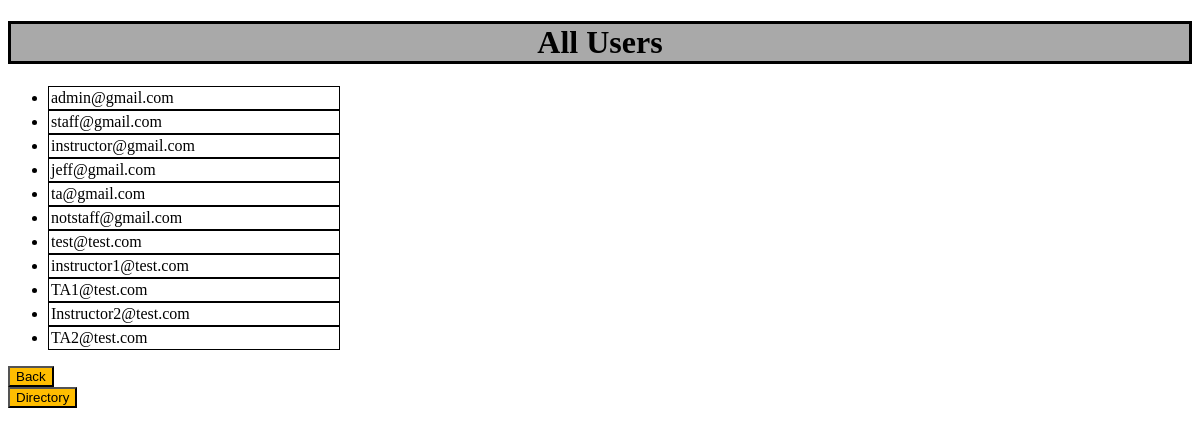
Screenshot of /user_list/ with the database file from the repository.
### TASchedulerWebApp/models.py (models this page shows, shortened)
class User(AbstractBaseUser, PermissionsMixin):
    email = models.EmailField(unique=True)
    first_name = models.CharField(max_length=30, blank=True)
    last_name = models.CharField(max_length=30, blank=True)
    is_active = models.BooleanField(default=True)
    is_staff = models.BooleanField(default=False)
    date_joined = models.DateTimeField(auto_now_add=True)
    groups = models.ManyToManyField(Group, related_name='myapp_user_groups', blank=True)
    user_permissions = models.ManyToManyField(Permission, related_name='myapp_user_permissions', blank=True)
    objects = UserManager()
    USERNAME_FIELD = 'email'
    EMAIL_FIELD = 'email'

### TASchedulerWebApp/views.py (the view)
# urls.py: path('user_list/', user_list, name='user_list'),
def user_list(request):
    users = User.objects.all()
    return render(request, 'user_list.html', {'users': users})

### templates/user_list.html
{% extends 'base.html' %}
{% block content %}
  <h1>All Users</h1>
  <ul>
    {% for user in users %}
      <li>{{ user.email }}</li>
    {% endfor %}
  </ul>
    <form action="{% url 'account_info' %}" method="get">
    <button type="submit">Back</button>
     </form>
  <form action="{% url 'directory' %}" method="get">
    <button type="submit">Directory</button>
  </form>
{% endblock %}

### static/css/base.css (style rules this page uses)
h1 { text-align: center; border: 3px solid black; background-color: darkgrey; }
button { background-color: #ffbd00; align-self: center; }
ul { border-collapse: collapse; }
li { border: 1px solid black; padding: 2px; text-align: left; width: 25%; }

### rows the page displays
User: email "admin@gmail.com"
User: email "staff@gmail.com"
User: email "instructor@gmail.com"
User: email "jeff@gmail.com"
User: email "ta@gmail.com"
User: email "notstaff@gmail.com"
User: email "test@test.com"
User: email "instructor1@test.com"
User: email "TA1@test.com"
User: email "Instructor2@test.com"
User: email "TA2@test.com"
